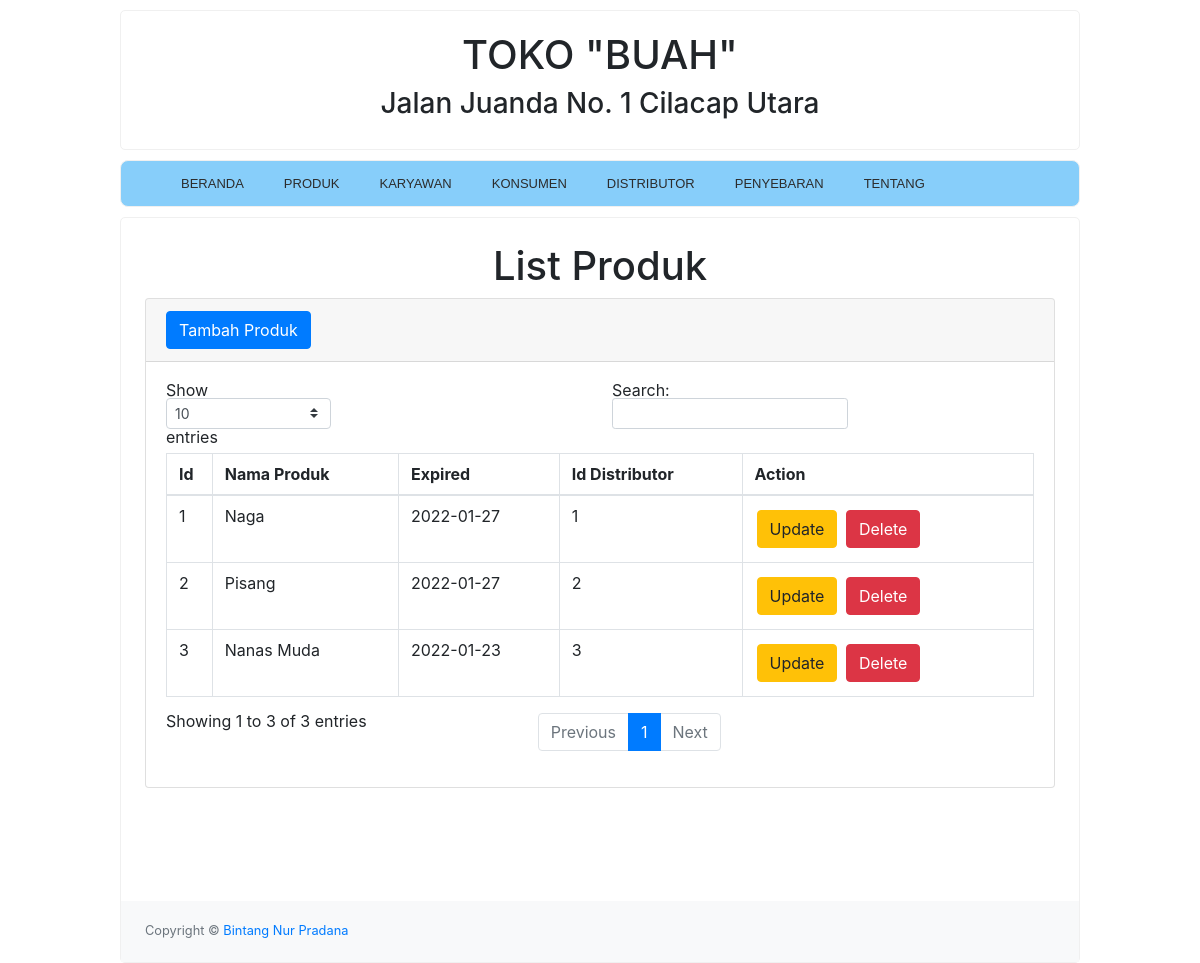
Screenshot of /index.php?page=product with the database file from the repository.
### tables this page shows
CREATE TABLE `product` (
  `product_id` int(20) NOT NULL,
  `product_name` varchar(100) NOT NULL,
  `product_exp` date DEFAULT NULL,
  `id_distributor` int(10) NOT NULL
);

### views/product.php (the view, shortened to what this page needs)
<!DOCTYPE html>
<html>
<head>
</head>
<body>
    <div id="layoutSidenav">
        <div id="layoutSidenav_content">
            <main>
                <div class="container-fluid">
                    <center>
                        <h1 class="mt-4">List Produk</h1>
                    </center>
                    <div class="card mb-4">
                        <div class="card-header">
                            <button type="button" class="btn btn-primary" data-toggle="modal" data-target="#hpmodal">Tambah Produk</button>
                        </div>
                        <div class="card-body">
                            <div class="table-responsive">
                                <table class="table table-bordered" id="dataTable" width="100%" cellspacing="0">
                                    <thead>
                                        <tr>
                                            <th>Id</th>
                                            <th>Nama Produk</th>
                                            <th>Expired</th>
                                            <th>Id Distributor</th>
                                            <th>Action</th>
                                        </tr>
                                    </thead>
                                    <tbody>
                                        <?php
                                        include 'auth/koneksi.php';
                                        $view = mysqli_query($koneksi, "SELECT * FROM `product`");
                                        while ($data = mysqli_fetch_array($view)) {
                                            $idproduk = $data['product_id'];
                                            $namaproduk = $data['product_name'];
                                            $expproduk = $data['product_exp'];
                                            $iddistri = $data['id_distributor'];
                                        ?>
                                            <tr>
                                                <td><?= $idproduk; ?></td>
                                                <td><?= $namaproduk; ?>
                                                <td><?= $expproduk; ?></td>
                                                <td><?= $iddistri; ?></td>
                                                <td>
                                                    <button style="margin: 2px;" type="button" class="btn btn-warning" data-toggle="modal" data-target="#modalupdate<?= $idproduk; ?>">Update</button>
                                                    <button style="margin: 2px;" type="button" class="btn btn-danger" data-toggle="modal" data-target="#modaldelete<?= $idproduk; ?>">Delete</button>
                                                </td>
                                            </tr>
                                        <?php
                                        };
                                        ?>
                                    </tbody>
                                </table>
                            </div>
                        </div>
                    </div>
                </div>
            </main>
            <footer class="py-4 bg-light mt-auto">
                <div class="container-fluid">
                    <div class="d-flex align-items-center justify-content-between small">
                        <div class="text-muted">Copyright &copy; <a href="https://github.com/bintang73" style="text-decoration:none;">Bintang Nur Pradana</a></div>
                    </div>
                </div>
            </footer>
        </div>
    </div>
</body>
</html>

### index.php (shortened to what this page needs)
<!DOCTYPE html>
<html>
<head>
    <link rel="stylesheet" type="text/css" href="../assets/css/style.css">
</head>
<body>
    <div class="content">
        <header>
            <h1 class="judul">TOKO "BUAH"</h1>
            <h3 class="deskripsi">Jalan Juanda No. 1 Cilacap Utara</h3>
        </header>
        <div class="menu"></br>
            <ul>
                <li><a href="index.php?page=beranda">BERANDA</a></li>
                <li><a href="index.php?page=product">PRODUK</a></li>
                <li><a href="index.php?page=karyawan">KARYAWAN</a></li>
                <li><a href="index.php?page=konsumen">KONSUMEN</a></li>
                <li><a href="index.php?page=distributor">DISTRIBUTOR</a></li>
                <li><a href="index.php?page=deployment">PENYEBARAN</a></li>
                <li><a href="index.php?page=tentang">TENTANG</a></li>
            </ul>
        </div>
        <div class="badan">
            <?php
            if (isset($_GET['page'])) {
                $page = $_GET['page'];
                switch ($page) {
                    case 'product':
                        include "views/product.php";
                        break;
                }
            } else {
                include "views/beranda.php";
            }
            ?>
        </div>
    </div>
</body>
</html>

### rows the page displays
product: product_id "1", product_name "Naga", product_exp "2022-01-27", id_distributor "1"
product: product_id "2", product_name "Pisang", product_exp "2022-01-27", id_distributor "2"
product: product_id "3", product_name "Nanas Muda", product_exp "2022-01-23", id_distributor "3"
